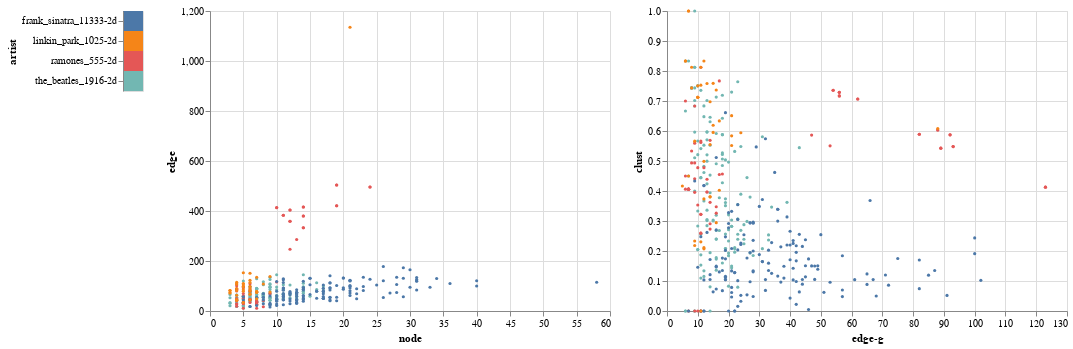

The code cell stored with this chart in its notebook:
### Code cell
#node vs. edge & apl vs. clust
# drag to select
selection = alt.selection_interval() 
color = alt.condition(selection, alt.Color('artist:N', legend=None),alt.value('lightgray'))
make_selector = alt.Chart(df).mark_rect().encode(y='artist', color=color).add_selection(selection)
opacity = alt.condition(selection, alt.value(1.0), alt.value(0.1))
chart = alt.Chart(df).mark_circle(size=10).encode(color=color, opacity = opacity,tooltip=['name', 'artist']+features,
).add_selection(selection)
make_selector|chart.encode(x=features[0],y=features[1]) | chart.encode(x=features[2],y=features[3])

### Figure 1 — Vega-Lite specification as saved in the notebook (floating-point values rounded to 4 significant figures; data arrays with more than 128 entries replaced by an {"elided": "..."} marker saying what was removed)
{"config": {"view": {"continuousWidth": 400, "continuousHeight": 300}}, "hconcat": [{"mark": "rect", "encoding": {"color": {"condition": {"type": "nominal", "field": "artist", "legend": null, "selection": "selector003"}, "value": "lightgray"}, "y": {"type": "nominal", "field": "artist"}}, "selection": {"selector003": {"type": "interval"}}}, {"mark": {"type": "circle", "size": 10}, "encoding": {"color": {"condition": {"type": "nominal", "field": "artist", "legend": null, "selection": "selector003"}, "value": "lightgray"}, "opacity": {"condition": {"value": 1.0, "selection": "selector003"}, "value": 0.1}, "tooltip": [{"type": "nominal", "field": "name"}, {"type": "nominal", "field": "artist"}, {"type": "quantitative", "field": "node"}, {"type": "quantitative", "field": "edge"}, {"type": "quantitative", "field": "edge-g"}, {"type": "quantitative", "field": "clust"}, {"type": "quantitative", "field": "clust-g"}, {"type": "quantitative", "field": "apl"}, {"type": "quantitative", "field": "apl-g"}, {"type": "quantitative", "field": "pagerank-max"}, {"type": "quantitative", "field": "pagerank-max-g"}, {"type": "quantitative", "field": "apl-g"}], "x": {"type": "quantitative", "field": "node"}, "y": {"type": "quantitative", "field": "edge"}}, "selection": {"selector003": {"type": "interval"}}}, {"mark": {"type": "circle", "size": 10}, "encoding": {"color": {"condition": {"type": "nominal", "field": "artist", "legend": null, "selection": "selector003"}, "value": "lightgray"}, "opacity": {"condition": {"value": 1.0, "selection": "selector003"}, "value": 0.1}, "tooltip": [{"type": "nominal", "field": "name"}, {"type": "nominal", "field": "artist"}, {"type": "quantitative", "field": "node"}, {"type": "quantitative", "field": "edge"}, {"type": "quantitative", "field": "edge-g"}, {"type": "quantitative", "field": "clust"}, {"type": "quantitative", "field": "clust-g"}, {"type": "quantitative", "field": "apl"}, {"type": "quantitative", "field": "apl-g"}, {"type": "quantitative", "field": "pagerank-max"}, {"type": "quantitative", "field": "pagerank-max-g"}, {"type": "quantitative", "field": "apl-g"}], "x": {"type": "quantitative", "field": "edge-g"}, "y": {"type": "quantitative", "field": "clust"}}, "selection": {"selector003": {"type": "interval"}}}], "data": {"name": "data-5910551f2af43714a9490e6a34755542"}, "$schema": "https://vega.github.io/schema/vega-lite/v4.8.1.json", "datasets": {"data-5910551f2af43714a9490e6a34755542": {"elided": "389 records"}}}
